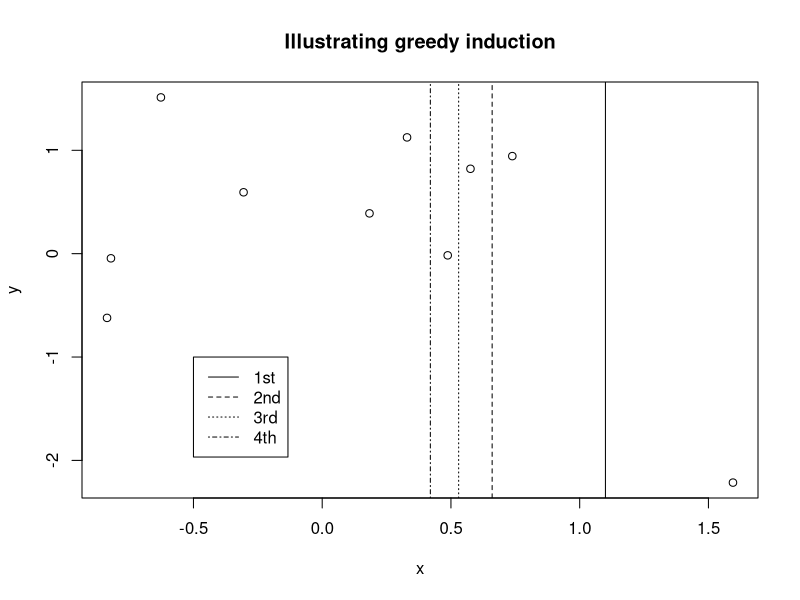

Recreate this plot in R.
#### code to make the plot illustrating optimizing the greedy objective
### when inducting a decision tree
set.seed(1)
x<-rnorm(10,0,1)
y<-rnorm(10,0,1)


postscript(file="greedy_induction.eps",horizontal=FALSE, paper="special", width=8, height=7)
#pdf(file="greedy_induction.pdf")
plot(x,y,main="Illustrating greedy induction")
abline(v=1.1)
abline(v=.66, lty=2)
abline(v=.53,lty=3)
abline(v=.42,lty=4)
legend(x=-.5,y=-1,c("1st", "2nd","3rd","4th"), lty=c(1,2,3,4))
dev.off()